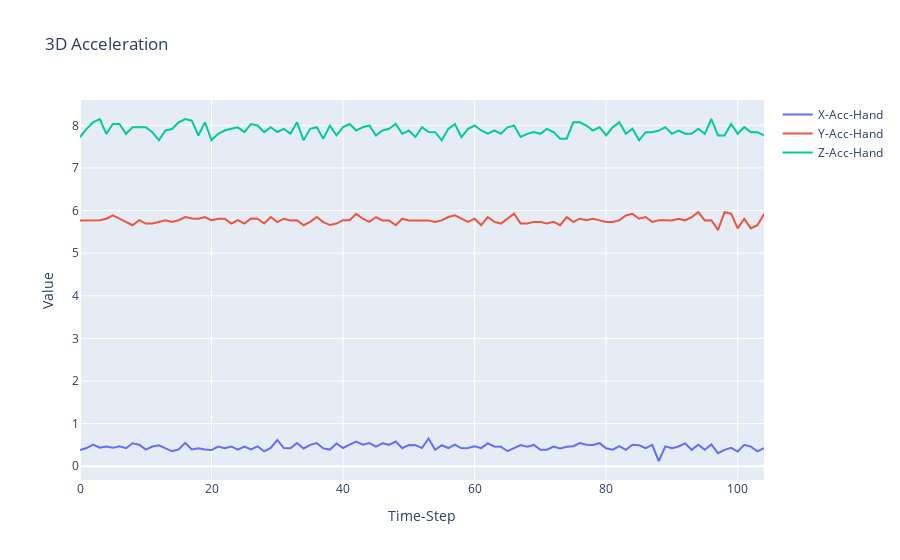

Notebook code cell kept with this figure:
### Code cell
j = 100
sample1 = data_dict['train']['X'][j]
show_accs(sample1)
